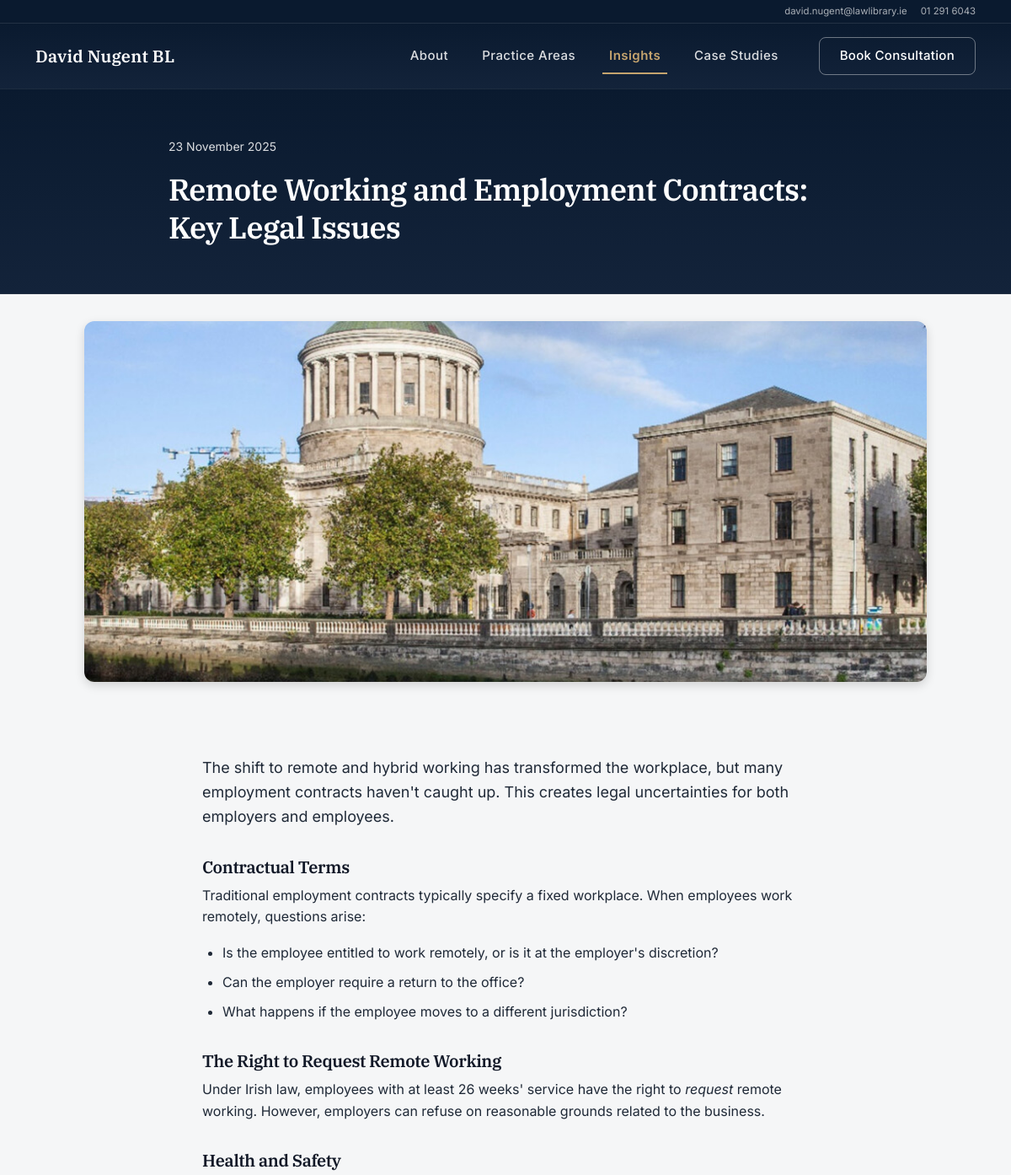
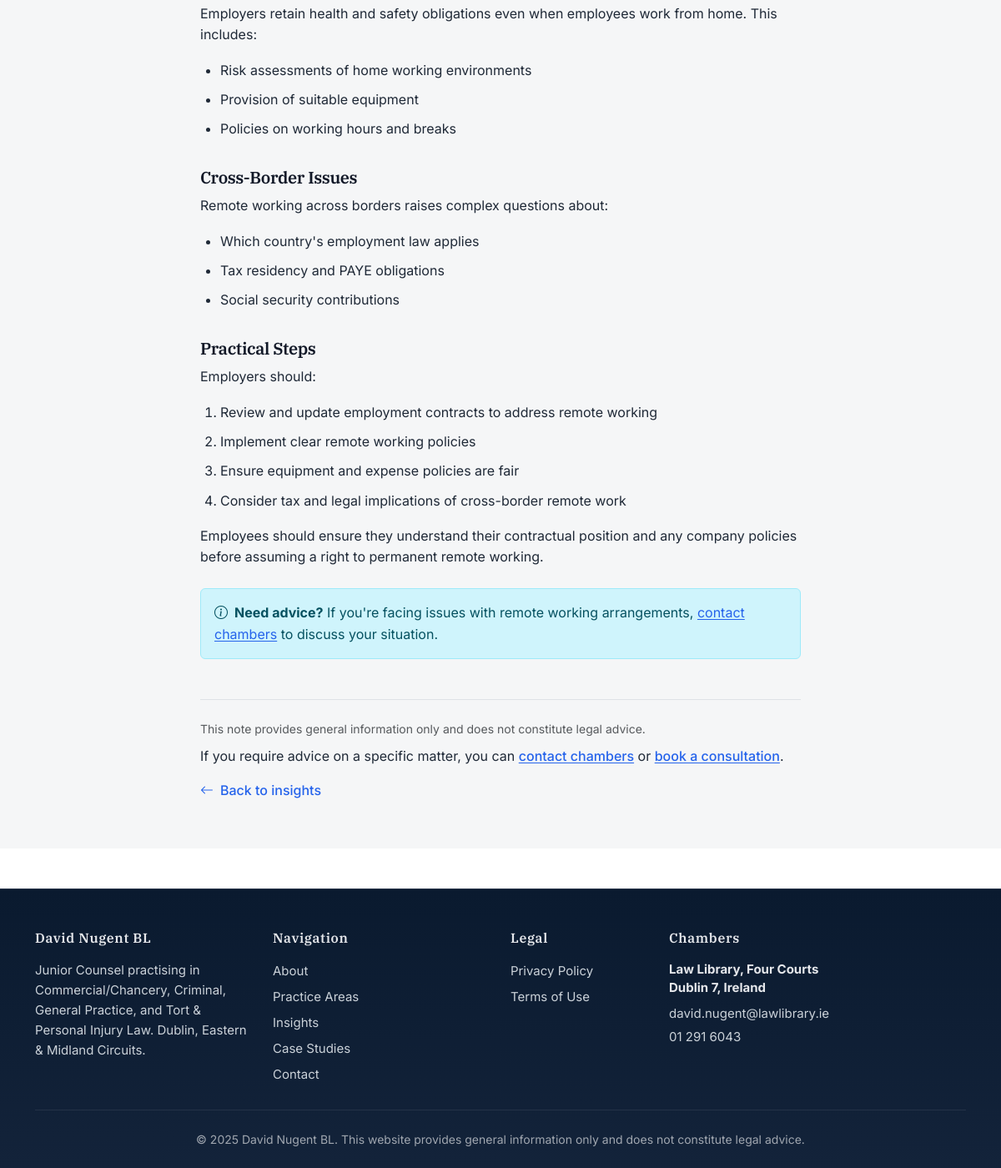
Page /blog/remote-working-employment-contracts/ on the committed database (2 pictures, top to bottom).
### pages/models.py (models this page shows, shortened)
class PostBase(TimeStamped):
    title = models.CharField(max_length=200)
    slug = models.SlugField(unique=True)
    summary = models.TextField(blank=True)
    body = RichTextField()
    hero_image = models.ImageField(upload_to="posts/", blank=True)
    published = models.BooleanField(default=True)
    published_at = models.DateTimeField(null=True, blank=True)
    class Meta:
        abstract = True
        ordering = ["-published_at", "-created_at"]

class BlogPost(PostBase):
    source_name = models.CharField(max_length=120, blank=True)
    source_url = models.URLField(blank=True)

### pages/views.py (the view)
# urls.py: path("blog/<slug:slug>/", views.blog_detail, name="blog_detail"),
def blog_detail(request, slug):
    post = get_object_or_404(BlogPost, slug=slug, published=True)
    return render(request, "SitePages/blog_detail.html", {"post": post})

### pages/context_processors.py (called while the page is built)
def assistant_enabled(request):
    return {
        'ASSISTANT_ENABLED': settings.ASSISTANT_ENABLED
    }

### Templates/SitePages/blog_detail.html (shortened to what this page needs)
{% extends "base.html" %}
{% block content %}
<section class="blog-detail-hero py-5">
  <div class="container-lg">
    <div class="mx-auto" style="max-width: 800px;">
      <div class="d-flex flex-wrap align-items-center gap-3 mb-3 blog-detail-meta">
        {% if post.published_at %}
        <span class="small text-white" style="opacity: 0.85;">{{ post.published_at|date:"j F Y" }}</span>
        {% endif %}
      </div>
      <h1 class="blog-detail-title text-white mb-0">{{ post.title }}</h1>
    </div>
  </div>
</section>
{% if post.hero_image %}
<section class="py-4" style="background: #F5F6F7;">
  <div class="container-lg">
    <div class="mx-auto" style="max-width: 1000px;">
      <div class="blog-detail-hero-img ratio ratio-21x9">
        <img src="/static/img/{{ post.hero_image }}" alt="{{ post.title }}" class="w-100 h-100 object-fit-cover">
      </div>
    </div>
  </div>
</section>
{% endif %}
<section class="py-5" style="background: #F5F6F7;">
  <div class="container-lg">
    <article class="blog-article mx-auto">
      {{ post.body|safe }}
      <section class="blog-cta-strip mt-5 pt-4 border-top">
        <p class="small text-muted mb-2">This note provides general information only and does not constitute legal advice.</p>
        <p class="mb-3">If you require advice on a specific matter, you can <a href="/contact/">contact chambers</a> or <a href="/book/">book a consultation</a>.</p>
        <p class="mb-0"><a href="/blog/" class="text-decoration-none"><i class="bi bi-arrow-left me-2"></i>Back to insights</a></p>
      </section>
    </article>
  </div>
</section>
{% endblock %}

### static/css/site.css (style rules this page uses)
:root { --navy-900:#0a1628; --navy-800:#0f1f35; --navy-700:#1a2f4a; --navy-600:#264261; --ink-700:#2b3d56; --ink-600:#4a5d7a; --ink-500:#6b7a93; --ink-400:#8b98ae; --cta:#2878e8; --cta-hover:#1a66d1; --bg:#fafbfd; --white:#ffffff; --border-light:#e7ecf3; --border-lighter:#f1f4f8; }
html { scroll-behavior: smooth; }
body { font-family: 'Inter', -apple-system, BlinkMacSystemFont, 'Segoe UI', sans-serif; font-size: 16px; line-height: 1.7; color: var(--ink-700); -webkit-font-smoothing: antialiased; -moz-osx-font-smoothing: grayscale; }
body.bg-body { background: var(--bg); }
h1, h2, h3, h4, h5, h6, .display-1, .display-2, .display-3, .display-4, .display-5, .display-6 { font-family: 'IBM Plex Serif', Georgia, serif; font-weight: 600; letter-spacing: -0.02em; color: var(--navy-900); line-height: 1.3; }
h1 { font-size: 2.25rem; font-weight: 600; }
h3 { font-size: 1.5rem; font-weight: 600; }
.lead { font-size: 1.125rem; line-height: 1.6; font-weight: 400; }
p { margin-bottom: 1.25rem; line-height: 1.6; }
.py-4 { padding-top: 2rem!important; padding-bottom: 2rem!important; }
.py-5 { padding-top: 3.5rem!important; padding-bottom: 3.5rem!important; }
.blog-detail-hero { background: linear-gradient(to bottom, #0A1A2F, #13233A); border-bottom: 1px solid rgba(255, 255, 255, 0.1); }
.blog-detail-title { font-size: 2.25rem; font-weight: 600; line-height: 1.25; letter-spacing: -0.02em; font-family: 'IBM Plex Serif', Georgia, serif; }
.blog-detail-hero-img { border-radius: 12px; overflow: hidden; box-shadow: 0 4px 12px rgba(0, 0, 0, 0.15); }
.blog-article { max-width: 720px; font-size: 1rem; line-height: 1.7; color: #1f2937; }
.blog-article h3 { font-size: 1.25rem; font-weight: 600; margin-top: 2rem; margin-bottom: 0.5rem; color: #111827; font-family: 'IBM Plex Serif', Georgia, serif; }
.blog-article p, .blog-article ul, .blog-article ol { margin-bottom: 1rem; }
.blog-article ul, .blog-article ol { padding-left: 1.5rem; }
.blog-article li { margin-bottom: 0.5rem; }
.blog-article a { color: #2563eb; text-decoration: underline; text-decoration-thickness: 1px; text-underline-offset: 2px; }
.blog-cta-strip { border-color: #e5e7eb; }
.blog-cta-strip a { color: #2563eb; font-weight: 500; }

### rows in the picture
BlogPost: published_at "23 November 2025", title "Remote Working and Employment Contracts: Key Legal Issues", hero_image (picture), body "The shift to remote and hybrid working has transformed the workplace, but many employment contracts haven't caught up. This creates legal uncertainties for both employers and employees. Contractual Terms Traditional employment contracts typically specify a fixed workplace. When employees work remotely, questions arise: Is the employee entitled to work remotely, or is it at the employer's discretion? Can the employer require a return to the office? What happens if the employee moves to a different jurisdiction? The Right to Request Remote Working Under Irish law, employees with at least 26 weeks' service have the right to request remote working. However, employers can refuse on reasonable…"
